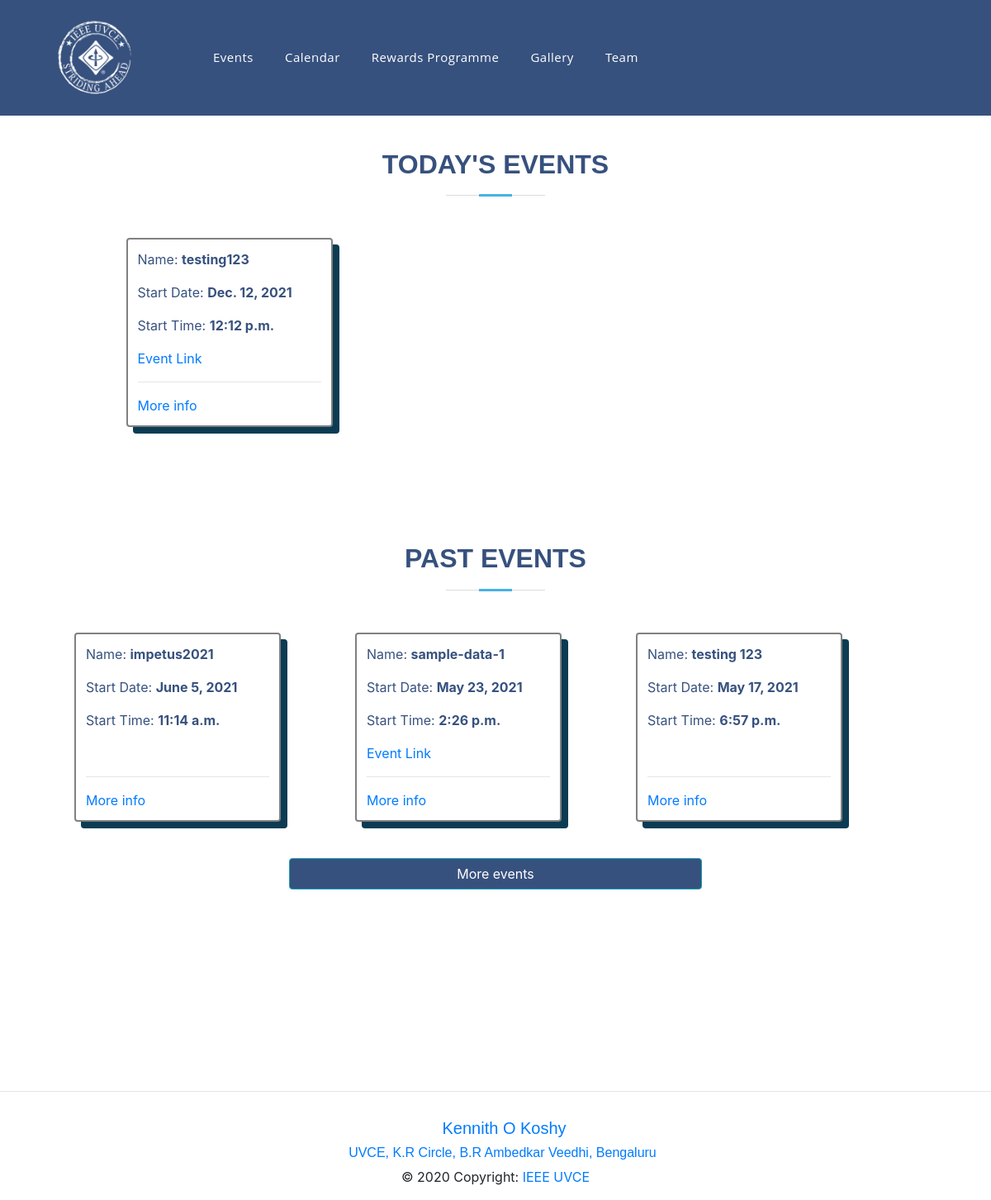
Page /events/ on the earlier database version.
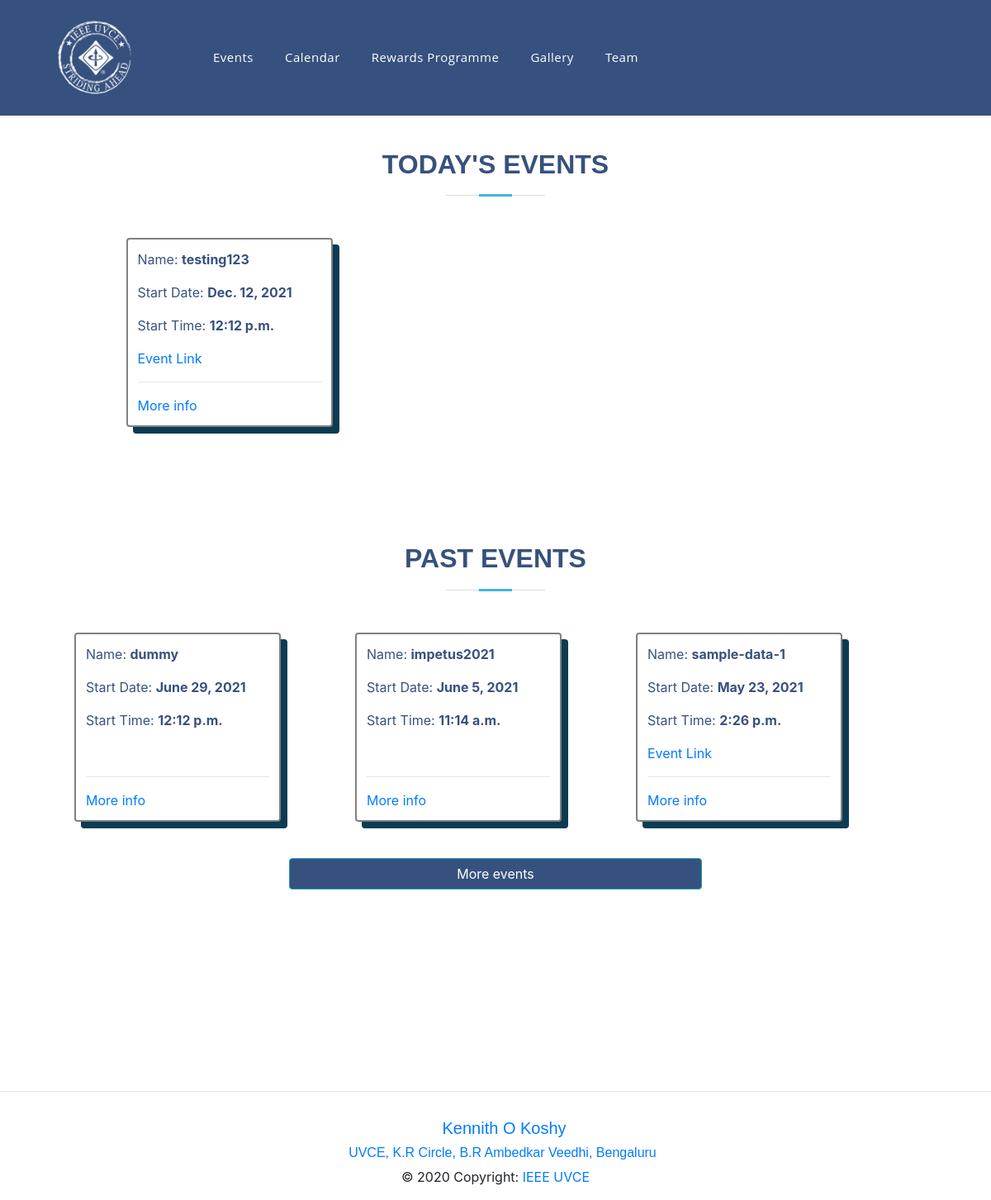
Same page on the later database version.
### events/models.py (models this page shows, shortened)
class Event(models.Model):
    event_name = models.CharField(max_length=200)
    slug = models.SlugField(max_length=400)
    date = models.DateField()
    time = models.TimeField()
    location = models.CharField(max_length=100)
    reg = models.URLField(blank=True)
    description = models.TextField(max_length=2000, blank=True)
    created = models.DateTimeField(auto_now_add=True)
    orgzer = models.CharField(max_length=200)
    winners = models.TextField(blank=True, default='Not Yet Decided')
    author = models.ForeignKey(User, default=None, on_delete=models.CASCADE)
    is_approved = models.BooleanField(default=False, blank=True)
    remember_link = models.BooleanField(default=False)
    approved_by = models.CharField(
        max_length=40,  null=True, blank=True, default=" ")
    class Meta:
        verbose_name = "Event"
        verbose_name_plural = "Events"

### events/views.py (the view)
# urls.py: path('', views.events_list, name='list'),
def events_list(request):
    events = Event.objects.all().order_by('-date')
    events = events.filter(is_approved=True)
    event_today = events.filter(date=datetime.date.today())
    eventold = events.filter(date__lt=datetime.date.today())
    eventnew = events.filter(date__gt=datetime.date.today())
    page = request.GET.get('page', 1)
    eventscount = eventold.count()
    print(eventscount)
    paginator = Paginator(eventold, 3)
    try:
        eventold = paginator.page(1)
    except:
        pass
    content = {
        'events': events,
        'event_today': event_today,
        'eventold': eventold,
        'eventnew': eventnew,
        'eventscount': eventscount,
        'three': 3,
    }
    return render(request, 'events/events_list.html', content)

### events/templates/events/events_list.html (shortened to what this page needs)
{% extends 'base.html' %} {% block content %} {% if event_today %}
<section id="skills" class="skills">
  <div class="container" data-aos="fade-up">
    <div class="section-title">
      <h2>Today's Events</h2>
    </div>
    <div class="event-container animated bounce">
      {% for event in event_today %}
      <div class="event">
        <p>Name: <b>{{ event.event_name }}</b></p>
        <p>Start Date: <b>{{ event.date }}</b></p>
        <p>Start Time: <b>{{ event.time }}</b></p>
        {% if event.reg %}
        <a href="{{event.reg}}">Event Link</a>
        {% endif %}
        <br />
        <hr />
        <a href="{% url 'articles:detail' slug=event.slug %}">More info</a>
      </div>
      {% endfor %}
    </div>
  </div>
</section>
{% endif %}  {% if eventold %}
<section id="skills" class="skills">
  <div class="container" data-aos="fade-up">
    <div class="section-title">
      <h2>Past Events</h2>
    </div>
    <div class="event-container">
      {% for event in eventold %}
      <div class="event">
        <p>Name: <b>{{ event.event_name }}</b></p>
        <p>Start Date: <b>{{ event.date }}</b></p>
        <p>Start Time: <b>{{ event.time }}</b></p>
        {% if event.remember_link %}
        <a href="{{event.reg}}">Event Link</a>
        {% endif %}
        <br />
        <hr />
        <a href="{% url 'articles:detail' slug=event.slug %}">More info</a>
      </div>
      {% endfor %}
    </div>
    {% if eventscount > three %}
    <a class="btn btn-info btn-block my-4" style="background-color: #37517e;max-width:45%;margin:auto;"
      href="{% url 'articles:old_events' %}">More
      events </a>
    {% endif %}
  </div>
</section>
{% endif %} {% endblock %}

### templates/base.html (shortened to what this page needs)
{% load static %}
<!DOCTYPE html>
<html lang="en" style="overflow-x: hidden">
<head>
  <link rel="stylesheet" href="{% static 'css/style.css' %}" />
</head>
<body>
  <header id="header" class="fixed-top">
    <div class="container d-flex align-items-center">
      <div class="col-lg-2 col-md-2 col-4 d-flex align-items-center justify-content-center">
        <a href="
        {% block home_red %}
        {% url 'home_page' %}
        {% endblock  %}">
          <img src="{% static 'img/favicon-small.webp' %}" width="70%" height="50%" class="img-fluid faviamge" alt="" />
        </a>
      </div>
      <nav class="nav-menu d-none d-lg-block">
        <ul>
          <li>
            <a href="{% url 'articles:list' %}">Events</a>
          </li>
          <li>
            <a href="{% url 'calendar' %}">Calendar</a>
          </li>
          <li>
            <a href="{% url 'rewards' %}">Rewards Programme</a>
          </li>
          <li>
            <a href="{% url 'post' %}">Gallery</a>
          </li>
          <li>
            <a href="{% url 'team' %}">Team</a>
          </li>
        </ul>
      </nav>
    </div>
  </header>
  {% block hero %}
  <section id="skills" class="skills" style="margin-top: 00px"></section>
  {% endblock %}
  {% block content %} {% endblock %}
  {% block footer %}
  <footer class="page-footer font-small cyan darken-3">
    <div class="container">
      <div class="row">
        <div class="col-md-12 py-5">
        </div>
      </div>
    </div>
    <hr>
    <div style="" class="footer-copyright text-center py-3" data-aos="fade-up">
      <h5><a href="mailto:kennithkoshy@ieee.org"><i class="icofont-envelope"></i> Kennith O Koshy</a></h5>
      <h6><a target="_blank"
          href="https://www.google.com/maps/place/UVCE/@12.9753541,77.5845553,17z/data=!3m1!4b1!4m5!3m4!1s0x3bae1672fcfc6af1:0x9c2dc517c9231979!8m2!3d12.9753821!4d77.586793"><i
            class="icofont-google-map"></i>
          UVCE, K.R Circle, B.R Ambedkar Veedhi, Bengaluru </a></h6>
      © 2020 Copyright:
      <a href="{% url 'home_page' %}"> IEEE UVCE</a>
    </div>
  </footer>
  {% endblock %}
  <link rel="stylesheet" href="{% static 'vendor/icofont/icofont.min.css' %}" />
  <link rel="stylesheet" href="https://cdn.jsdelivr.net/npm/bootstrap@4.5.3/dist/css/bootstrap.min.css"
>
  <link href="https://unpkg.com/aos@2.3.1/dist/aos.css" rel="stylesheet">
  <link href='https://unpkg.com/boxicons@2.0.7/css/boxicons.min.css' rel='stylesheet'>
</body>
</html>

### assets/css/style.css (style rules this page uses)
body { font-family: "Open Sans", sans-serif; color: #444444; }
a { color: #47b2e4; }
h1, h2, h3, h4, h5, h6 { font-family: "Jost", sans-serif; }
#header { transition: all 0.5s; z-index: 997; padding: 15px 0; height: 140px; background-color: #37517e; }
.nav-menu ul { margin: 0; padding: 0; list-style: none; }
.nav-menu > ul { display: flex; }
.nav-menu > ul > li { position: relative; white-space: nowrap; padding: 10px 10px 10px 28px; }
.nav-menu a { display: block; position: relative; color: #fff; transition: 0.3s; font-size: 15px; letter-spacing: 0.5px; font-weight: 500; font-family: "Open Sans", sans-serif; }
.mobile-nav { position: fixed; top: 55px; right: 15px; bottom: 15px; left: 15px; z-index: 9999; overflow-y: auto; background: #fff; transition: ease-in-out 0.2s; opacity: 0; visibility: hidden; border-radius: 10px; padding: 10px 0; }
.mobile-nav * { margin: 0; padding: 0; list-style: none; }
.mobile-nav a { display: block; position: relative; color: #37517e; padding: 10px 20px; font-weight: 500; outline: none; }
section { padding: 60px 0; overflow: hidden; }
.section-title { text-align: center; padding-bottom: 30px; }
.section-title h2 { font-size: 32px; font-weight: bold; text-transform: uppercase; margin-bottom: 20px; padding-bottom: 20px; position: relative; color: #37517e; }
.section-title h2::before { content: ""; position: absolute; display: block; width: 120px; height: 1px; background: #ddd; bottom: 1px; left: calc(50% - 60px); }
.section-title h2::after { content: ""; position: absolute; display: block; width: 40px; height: 3px; background: #47b2e4; bottom: 0; left: calc(50% - 20px); }
.event-container { padding: auto; display: grid; grid-template-columns: auto auto auto auto; }
.event { width: 250px; background-color: white; color: rgba(55, 81, 126, 1); margin: auto; margin-bottom: 20px; padding: 12px; border: 2px solid grey; border-radius: 4px; box-shadow: 8px 8px 0px 0px #0c3c53; }

### templates/base.html (style rules this page uses)
li { list-style-type: none; }

Differences in the rows shown:
no longer on this page (row unchanged): Event: event_name "testing 123", date "May 17, 2021", time "6:57 p.m.", shown under "PAST EVENTS"
added Event: event_name "dummy", date "June 29, 2021", time "12:12 p.m.", shown under "PAST EVENTS"
